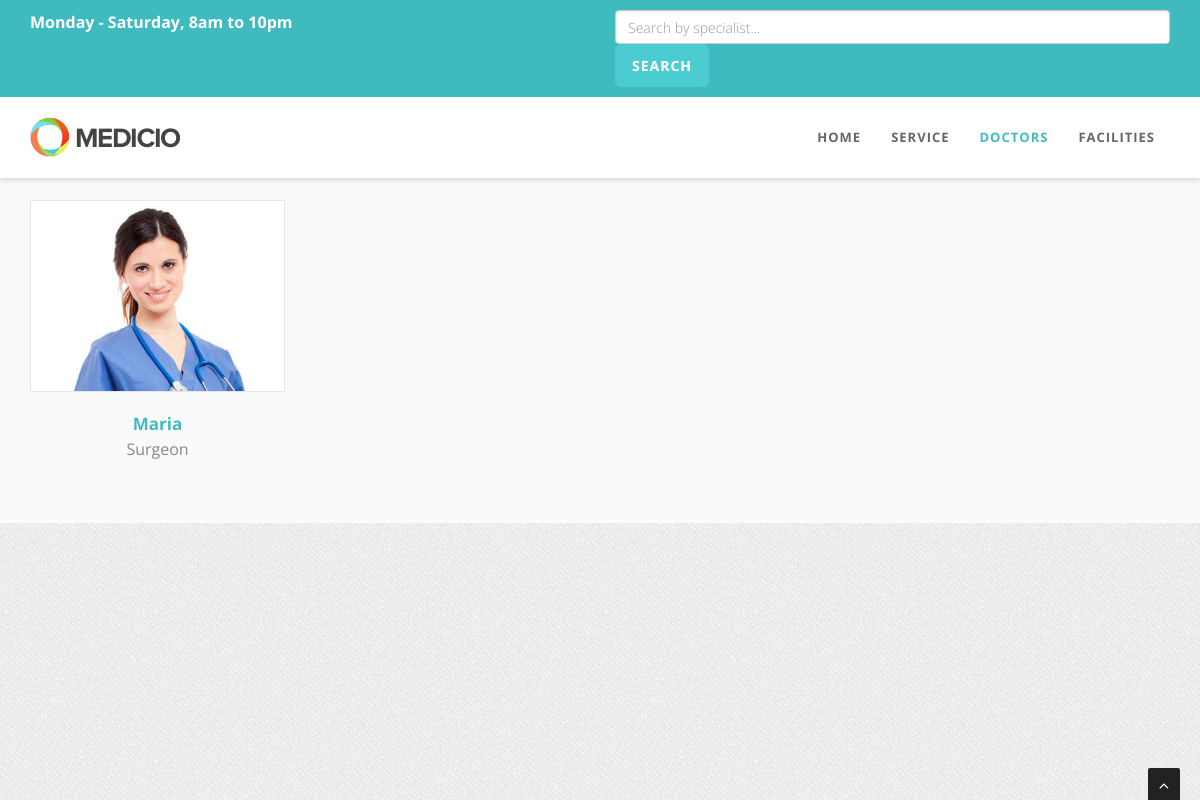
Screenshot of /doctorsearch.php?id=Surgeon with the database file from the repository.
### tables this page shows
CREATE TABLE `doctors` (
  `doctor_id` int(30) NOT NULL,
  `doctor_full_name` text NOT NULL,
  `doctor_email` text NOT NULL,
  `doctor_picture` text NOT NULL,
  `doctor_specialty` text NOT NULL,
  `doctor_profile` text NOT NULL,
  `doctor_phone_number` varchar(13) NOT NULL,
  `doctor_hospital` text NOT NULL,
  `doctor_assignment` text NOT NULL
);

### doctorsearch.php (the view, shortened to what this page needs)
<!DOCTYPE html>
<html lang="en">
<head>
    <link href="css/bootstrap.min.css" rel="stylesheet" type="text/css">
    <link href="font-awesome/css/font-awesome.min.css" rel="stylesheet" type="text/css" />
	<link rel="stylesheet" type="text/css" href="plugins/cubeportfolio/css/cubeportfolio.min.css">
	<link href="css/nivo-lightbox.css" rel="stylesheet" />
	<link href="css/nivo-lightbox-theme/default/default.css" rel="stylesheet" type="text/css" />
	<link href="css/owl.carousel.css" rel="stylesheet" media="screen" />
    <link href="css/owl.theme.css" rel="stylesheet" media="screen" />
	<link href="css/animate.css" rel="stylesheet" />
    <link href="css/style.css" rel="stylesheet">
	<link id="bodybg" href="bodybg/bg1.css" rel="stylesheet" type="text/css" />
	<link id="t-colors" href="color/default.css" rel="stylesheet">
</head>
<body id="page-top" data-spy="scroll" data-target=".navbar-custom">
<div id="wrapper">
    <nav class="navbar navbar-custom navbar-fixed-top" role="navigation">
		<div class="top-area">
			<div class="container">
				<div class="row">
					<div class="col-sm-6 col-md-6">
					<p class="bold text-left">Monday - Saturday, 8am to 10pm </p>
					</div>
					<div class="col-sm-6 col-md-6">
	<form action="doctorsearch.php" method="GET">
    <input class="form-control input-md" type="text" name="id"placeholder="Search by specialist..." >
    <input class="btn btn-skin btn-lg" type="submit" value="Search" >
     </form>
					</div>
				</div>
			</div>
		</div>
        <div class="container navigation">
            <div class="navbar-header page-scroll">
                <a class="navbar-brand" href="index.php">
                    <img src="img/logo.png" alt="" width="150" height="40" />
                </a>
            </div>
            <div class="collapse navbar-collapse navbar-right navbar-main-collapse">
			  <ul class="nav navbar-nav">
				<li class="active"><a href="#intro">Home</a></li>
				<li><a href="#service">Service</a></li>
				<li><a href="#doctor">Doctors</a></li>
				<li><a href="#facilities">Facilities</a></li>
			  </ul>
            </div>
        </div>
    </nav>
    <section id="doctor" class="home-section bg-gray paddingbot-60">
		<div class="container">
			<div class="row">
				<div class="col-lg-12">
            <div id="grid-container" class="cbp-l-grid-team">
                <ul>
<?php
			$id = $_GET['id'];
global $conn;
	 	$result=mysqli_query($conn,"SELECT * FROM doctors WHERE doctor_specialty='$id'");
		if($result->num_rows > 0) {
	 	 while($row=mysqli_fetch_array($result) ){
?>
                    <li class="cbp-item psychiatrist">
                        <a href="member.php?id=<?php echo $row['doctor_id']?>" class="cbp-caption">
                            <div class="cbp-caption-defaultWrap">
                                <img src="img/team/<?php echo $row['doctor_picture']?>" alt="" width="100%">
                            </div>
                        </a>
                        <a href="member.php?id=<?php echo $row['doctor_id']?>" class=" cbp-l-grid-team-name"><?php echo $row['doctor_full_name']?></a>
                        <div class="cbp-l-grid-team-position"><?php echo $row['doctor_specialty']?></div>
                    </li>
					<?php
		 }
		}else{
			echo "0 results";
		}
?>
                </ul>
            </div>
			</div>
			</div>
		</div>
	</section>
</div>
<a href="#" class="scrollup"><i class="fa fa-angle-up active"></i></a>
</body>
</html>

### css/style.css (style rules this page uses)
body { width: 100%; height: 100%; font-family: 'Open Sans', sans-serif; font-weight: 300; color: #666; background-color: #ddd; font-size: 16px; line-height: 1.6em; }
html { width: 100%; height: 100%; }
label, input, button, select, textarea { font-family: 'Open Sans', sans-serif; font-size: inherit; line-height: inherit; }
p { margin: 0 0 20px; }
p.bold { font-weight: 700; }
a { color: #666; -webkit-transition: all .2s ease-in-out; -moz-transition: all .2s ease-in-out; transition: all .2s ease-in-out; }
.top-area { -webkit-transition: all .4s ease-in-out; -moz-transition: all .4s ease-in-out; transition: all .4s ease-in-out; width: 100%; color: #fff; padding-top: 10px; padding-bottom: 10px; }
.top-area p { margin-bottom: 10px; }
.navbar-brand { padding-top: 15px; margin-top: 5px; padding-bottom: 0; }
.navbar.navbar-custom { width: inherit; margin: 0 auto; padding-bottom:0; box-shadow: 0 0 3px rgba(0,0,0,0.12); box-shadow: 0 1px 6px rgba(0,0,0,.2); -webkit-box-shadow: 0 1px 6px rgba(0,0,0,.2); -moz-box-shadow: 0 1px 6px rgba(0,0,0,.2); -o-box-shadow: 0 1px 6px rgba(0,0,0,.2); }
.navbar.navbar-custom .navigation { padding-bottom: 15px; }
.navbar { margin-bottom: 0; border-bottom: 1px solid rgba(255,255,255,.3); }
.navbar-brand { font-weight: 700; }
.navbar.navbar-custom.navbar-fixed-top { background: #fff; }
.navbar.navbar-custom { padding-top: 0; }
.navbar.navbar-custom ul.nav.navbar-nav { margin-top: 15px; -webkit-transition: all .4s ease-in-out; -moz-transition: all .4s ease-in-out; transition: all .4s ease-in-out; }
.navbar-custom ul.nav li a { font-size: 13px; letter-spacing: 1px; color: #666; text-transform: uppercase; font-weight: 700; background: transparent; }
.navbar-custom.navbar-fixed-top .nav li a:hover, .navbar-custom.navbar-fixed-top .nav li a:focus, .navbar-custom.navbar-fixed-top .nav li.active a, .navbar-custom.navbar-fixed-top .nav li.active { outline: 0; background: none; }
.paddingbot-60 { padding-bottom:60px !important; }
.home-section { padding-top: 150px; display:block; position:relative; z-index:120; background-color: #fff; }
.bg-gray { background: #fafafa; }
.btn-skin { color: #fff; }
.btn-lg, .btn-group-lg > .btn { padding: 10px 16px; font-size: 20px; line-height: 1.5em; border-radius: 6px; }
.cbp .cbp-item { z-index: 2; display: block; width: 240px; height: 250px; }
.cbp-l-grid-team-name { font: 700 17px "Open Sans", sans-serif; color: #456297; text-decoration: none; display: block; text-align: center; margin-bottom: 3px; }
.cbp-l-grid-team-position { font: italic 400 16px "Open Sans", sans-serif; color: #888888; text-align: center; font-style: normal; }
.scrollup { position:fixed; width:32px; height:32px; bottom:0px; right:20px; background: #222; -webkit-border-radius: 2px 2px 0 0; -moz-border-radius: 2px 2px 0 0; border-radius: 2px 2px 0 0; }
a.scrollup { outline:0; text-align: center; }
a.scrollup i { margin-top: 10px; color: #fff; }
.btn { position: relative; display: inline-block; outline: none; color: #fff; text-decoration: none; text-transform: uppercase; letter-spacing: 1px; font-weight: 400; text-shadow: 0 0 1px rgba(255,255,255,0.3); font-size: 14px; font-weight: 700; }

### bodybg/bg1.css (style rules this page uses)
body { background: url(../img/bodybg/bg1.png) repeat left top; }

### color/default.css (style rules this page uses)
.btn-skin { background-color: #4ACCD1; border-color: #4ACCD1; }
.top-area { background: #3fbbc0; }
.navbar-custom.top-nav-collapse .nav li a:hover, .navbar-custom .nav li a:hover, .navbar-custom .nav li.active a,.navbar-custom.top-nav-collapse .nav li.active a { color: #3fbbc0; }
.cbp-l-grid-team-name { color: #3fbbc0; }

### rows the page displays
doctors: doctor_picture (picture), doctor_full_name "Maria", doctor_specialty "Surgeon"
